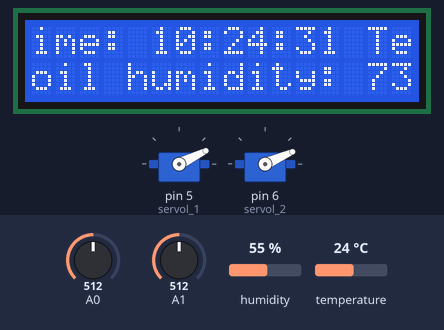
A sketch run on a simulated Arduino Uno, built with avr-gcc and run on an emulated ATmega328P. On the bench: 16×2 character LCD, 2 × servo. Inputs (shaded band) come from the test bench; at power-on: A0 = 512, temperature 24 °C, humidity 55 %, A1 = 512. The local clock reads 2024-03-15 10:24:30 at power-on unless the sketch sets it; what the sketch prints to the serial monitor is not drawn.

Above: at 1.2 s.
1.3 s: A0 set to 231
At 2.9 s:
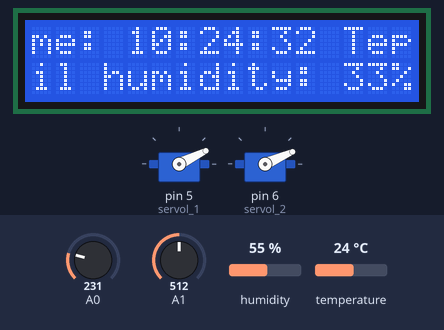
4.6 s: A0 set to 203
At 6.0 s:
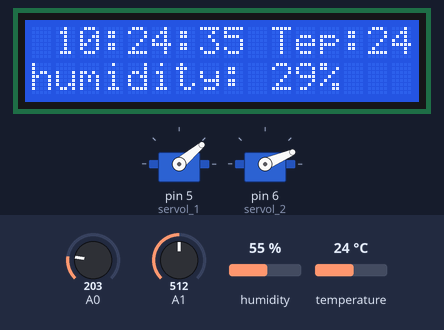
8.7 s: temperature set to 12 °C
At 10.2 s:
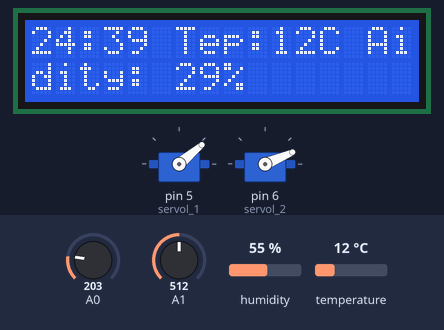
11.9 s: temperature set to 19 °C
At 13.3 s:
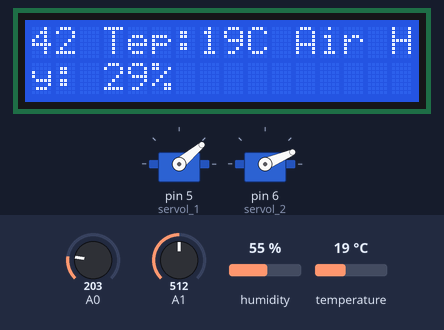
15.0 s: temperature set to 28 °C
At 17.3 s:
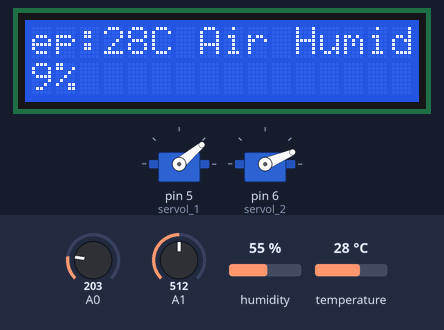
18.1 s: humidity set to 22 %
At 22.4 s:
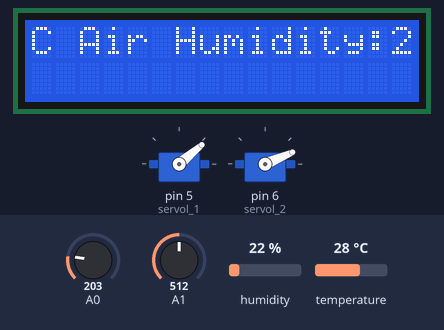
Timing chart, 0 to 23.2 s (numbered marks = the images above; inputs shaded):
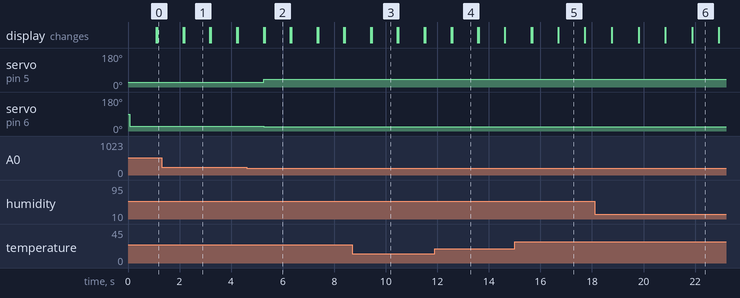

Measured:
- the behaviour switches between 217 and 216 on A0 (found by bisection; images 1 and 2)
- after the input at 4.6 s, servo on pin 5 (servol_1): 26° → 40° after 0.66 s; servo on pin 6 (servol_2): 24° → 23° after 0.66 s
- what the display in image 1 shows lasts 1.0 s, from 2.2 s to 3.2 s

The sketch:

humidity.ino
```cpp
#include "SoftwareSerial.h"
#include "LiquidCrystal.h"
#include "Wire.h"
#include <DS3231.h>
#include <dht11.h>
#include <Servo.h>

#define dht11pin 7
dht11 DHT11;
Servo servol_1;
Servo servol_2;


const int  rs = 8, en = 9, d4 = 10, d5 = 11, d6 = 12, d7 = 13;
DS3231  rtc(SDA,SCL);
LiquidCrystal lcd(rs,en,d4,d5,d6,d7);
SoftwareSerial HS(10,11); // Rx-pin 10 , TxPin 11


void setup() {
  Serial.begin(115200);
  lcd.begin(16,2);
  Wire.begin();
  rtc.begin();
 // rtc.setDOW(THURSDAY);     // Set Day-of-Week to SUNDAY
 // rtc.setTime(0, 51, 00);     // Set the time to 12:00:00 (24hr format)
 //rtc.setDate(10, 5, 2018);   // Set the date , month,

}

void loop()
{
//========================================================================Soil humidity sensor
int HS = analogRead(A0);
int HSpercent = HS/7;
Serial.print("HS: " + String(HSpercent)+ "%    ");


// Servo1 pin5
servol_1.attach(5);
if(HSpercent <31){servol_1.write(40);}
if(HSpercent >31){servol_1.write(26);}


//servo2 pin 6
servol_2.attach(6);
servol_2.write(10);
servol_2.write(23);
if(HSpercent >31){servol_2.write(24);}


//========================================================================Photo Rister
  int PR = analogRead(A1);
  Serial.print("PR: " + String(PR) + "     ");


/*
// =======================================================================LM35 temprature sensor
  int tp_0 = analogRead(A2);
  int tp_1 = tp_0*125>>8;//Calculate the actual tempereature based on tp_0.
  Serial.print("Tep: " + String(tp_1)+"C    ");
*/


//========================================================================ds 3231 Clock Module
 Serial.print(rtc.getDateStr());
  Serial.print(" -- ");

  // Send time
  Serial.print(String(rtc.getTimeStr()) + "  ");


//========================================================================DHT11 Tempreature and humidity sensor

int chk = DHT11.read(dht11pin);
Serial.print("Temp: " + String(DHT11.temperature) + ("C  " ));
Serial.println("Humidity: " + String(DHT11.humidity) + "%  ");


//  =====================================================================Lcd display

  lcd.setCursor(0,0);
  lcd.print("Time: " + String(rtc.getTimeStr()) + " Tep:" + String(DHT11.temperature)+ "C Air Humidity:"+ String(DHT11.humidity)+"% ");

  lcd.setCursor(0,1);
  lcd.print("Soil humidity: " + String (HSpercent) + "% ");
  delay(1000);
  lcd.scrollDisplayLeft();
  }
```
